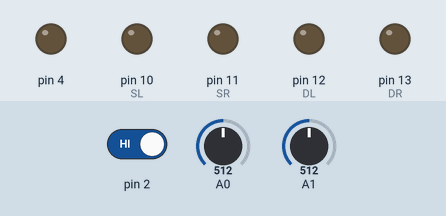
This sketch was run on a simulated Arduino Uno, built with avr-gcc and run on an emulated ATmega328P. Parts: output pins drawn as LEDs (lit = HIGH). The inputs (shaded band) are chosen by the test bench; at power-on: pin 2 HIGH, A0 = 512, A1 = 512.

Above: at 1.2 s.
1.3 s: pin 2 driven LOW
At 2.3 s:
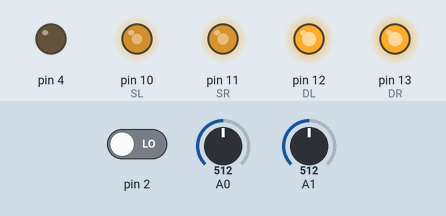
Timing chart, 0 to 4.3 s (numbered marks = the images above; inputs shaded):
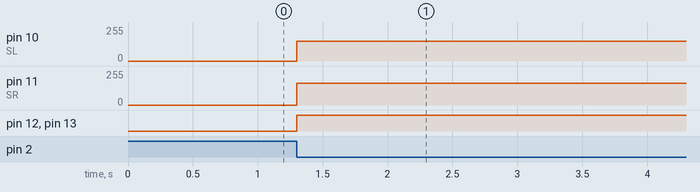

The sketch:

star_kat_2020_v_1_1.ino
```cpp
//#include "const.h"
#define SR     11
#define DR     13
#define SL     10
#define DL     12

#define M  150

#define min_1 330
#define max_1 980
#define min_2 360
#define max_2 980

int in1, in2;

bool enkoder_2, enkoder_3, enkoder_4, enkoder_5;
long int E1 = 0;
long int E2 = 0;

unsigned long int time = 0;

void setup() {
  Serial.begin(9600);
  pinMode(DL, OUTPUT);
  pinMode(DR, OUTPUT);
  pinMode(4, OUTPUT);
  //while (digitalRead(2));
  //linia();
  //motor(1, 255);
  //motor(2, 255);
}

void loop() {
  if (!digitalRead(2)) {
    stich_cod();
    //linia();
    //L();
    //linia();
    //R();
    //linia();
  }
  //test();
  /*enkoder();
  if (millis() > time + 1000) {
    Serial.println(E1);
    time = millis();
  }*/
}

void test() {
  Serial.print(analogRead(A0));
  Serial.print(" ");
  Serial.println(analogRead(A1));
}

void dat() {
  in1 = map(analogRead(A0), min_1, max_1, 0, M);
  in2 = map(analogRead(A1), min_2, max_2, 0, M);
}

void stich_cod() {
  dat();
  while ((in1 >= M/2) || (in2 >= M/2)) pid();
  time = millis();
  motor(1, M);
  motor(2, M*1.1);
  while (in1 <= M/2) dat();
  while (in1 >= M/2) dat();
  unsigned int polosa = (millis() - time)/2; // *1.1
  delay(polosa/2);
  for(int i = 0; i < 8; i++) {
    Serial.println(analogRead(A0));
    delay(polosa);
  }
  //Serial.println(polosa);
  motor(1, 0);
  motor(2, 0);
}

void linia() {
  dat();
  while ((in1 >= M/2) || (in2 >= M/2)) pid();
  time = millis();
  while (millis() < time + 1200) pid();
  motor(1, 0);
  motor(2, 0);
}

void L() {
  motor(1, -M);
  motor(2, M);
  dat();
  while(in1 <= M/2) dat();
  while(in1 >= M/2) dat();
  while(in1 <= M/2) dat();
  motor(1, 0);
  motor(2, 0);
}

void R() {
  motor(1, M);
  motor(2, -M);
  dat();
  while(in2 <= M/2) dat();
  while(in2 >= M/2) dat();
  while(in2 <= M/2) dat();
  motor(1, 0);
  motor(2, 0);
}

void pid() {
  dat();
  int e = in1 - in2;
  motor(1, M + e);
  motor(2, M - e);
}

void enkoder() {
  //enkoder_2, enkoder_3, enkoder_4, enkoder_5;
  /*Serial.print(analogRead(A2)); Serial.print(" ");
  Serial.print(analogRead(A3)); Serial.print(" ");
  Serial.print(analogRead(A4)); Serial.print(" ");
  Serial.print(analogRead(A5)); Serial.print(" ");
  Serial.println();*/
  bool a2 = 0, a3 = 0, a4 = 0, a5 = 0;
  if (analogRead(A2) > 1000) a2 = 1;
  if (analogRead(A3) > 1000) a3 = 1;
  if (analogRead(A4) > 1000) a4 = 1;
  if (analogRead(A5) > 1000) a5 = 1;

  if ((enkoder_2 == 1) && (a2 == 0) && (a3 == 1)) E1++; //  && (enkoder_3 == 1)
  //if ((enkoder_2 == 0) && (a2 == 0) && (enkoder_3 == 1) && (a3 == 0)) E1++;
  //if ((enkoder_2 == 0) && (a2 == 1) && (enkoder_3 == 0) && (a3 == 0)) E1++;
  //if ((enkoder_2 == 1) && (a2 == 1) && (enkoder_3 == 0) && (a3 == 1)) E1++;

  enkoder_2 = a2;
  enkoder_3 = a3;
  enkoder_4 = a4;
  enkoder_5 = a5;

  //delay(1);
}

void zum() {
  digitalWrite(4, 1);
  delay(100);
  digitalWrite(4, 0);
  delay(100);
  digitalWrite(4, 1);
  delay(100);
  digitalWrite(4, 0);
  delay(100);
}

void motor(byte number, int speed) {
  if      ((number == 1) && (speed > 0)) digitalWrite(DL, 1);
  else if ((number == 1) && (speed < 0)) digitalWrite(DL, 0);
  else if ((number == 2) && (speed > 0)) digitalWrite(DR, 1);
  else if ((number == 2) && (speed < 0)) digitalWrite(DR, 0);

  if (abs(speed) > 255) speed = (speed/abs(speed))*255;

  if      (number == 1) analogWrite(SL, speed);
  else if (number == 2) analogWrite(SR, speed);
}
```

Measured:
- after the input at 1.3 s, pin 10 (SL): 0/255 → 150/255 at once; pin 11 (SR): 0/255 → 165/255 at once; pin 12 (DL), pin 13 (DR): LOW → HIGH at once
